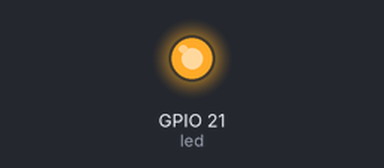
A program run on a simulated Raspberry Pi (BCM pin numbers). Shown: output pins drawn as LEDs (lit = HIGH).

Above: at 2.0 s.
At 5.0 s:
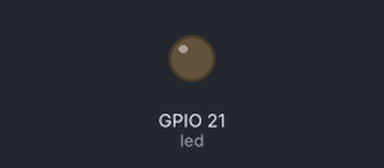
Timing chart, 0 to 7.8 s (numbered marks = the images above):
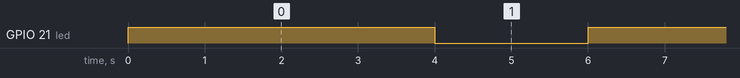

Measured:
- by itself, GPIO 21 (led): alternates HIGH for 4.0 s and LOW for 2.0 s

The program:

buzzer.py
```python
import RPi.GPIO as GPIO
import time

GPIO.setmode(GPIO.BCM)

led=21

GPIO.setup(led,GPIO.OUT)

while True:
    GPIO.output(led,True)
    time.sleep(4)
    GPIO.output(led,False)
    time.sleep(2)
    
```
